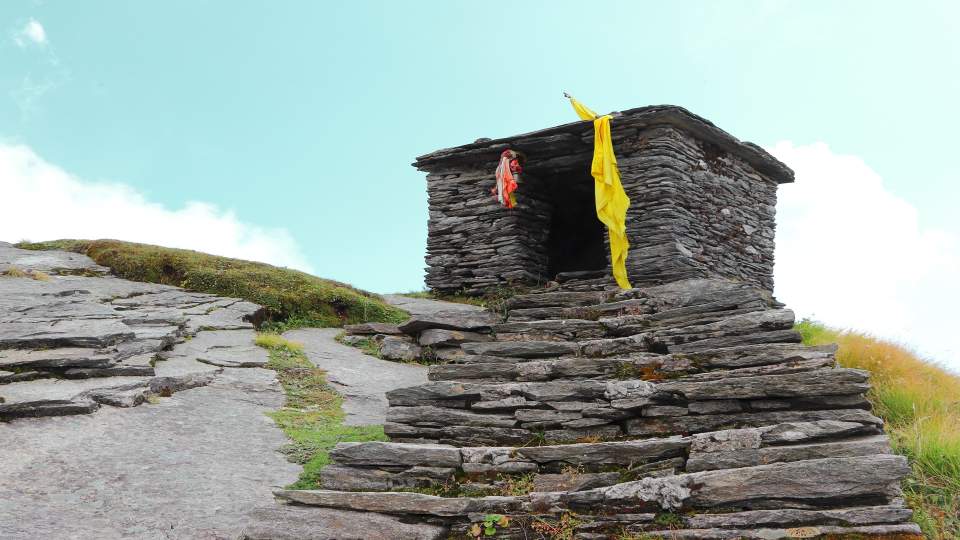
//> input picture HLS_Use_Model/Standalone_HLS_AXI_Example/testcase55.jpg, 1920 x 1080 px (shown at 1/2 size)
$ ./host ../../../../../../HLS_Use_Model/Standalone_HLS_AXI_Example/testcase55.jpg ../../../../../../HLS_Use_Model/Standalone_HLS_AXI_Example/testcase55.jpg 100 100 3   (built with g++ and OpenCV 4)
//> lines starting //> are read from the running program, lines starting //| are printed output that depends on the picture
// [16 lines of licence text are left out]

#define PROFILE

#include <adf/adf_api/XRTConfig.h>
#include <chrono>
#include <common/xf_aie_sw_utils.hpp>
#include <common/xfcvDataMovers.h>
#include <fstream>
#include <stdint.h>
#include <stdio.h>
#include <stdlib.h>
#include <experimental/xrt_kernel.h>
#include <experimental/xrt_graph.h>
#include <xrt/experimental/xrt_aie.h>

#include "graph.cpp"
#include "config.h"
/*
 ******************************************************************************
 * Top level executable
 ******************************************************************************
 */
// reference fn
void pixelwise_select_ref(uint8_t* frame, uint8_t* mask, uint8_t* out, int elements) {
    for (int i = 0; i < elements; i++) out[i] = mask[i] ? frame[i] : 0;
    return;
}

// main fn
int main(int argc, char** argv) {
    // read run parameters-height, width, iteration, image path
    if (argc < 3) {
        std::stringstream errorMessage;
        errorMessage << argv[0] << " <xclbin> <inputImage>  "
                                   "[width] [height] [iterations]";
        std::cerr << errorMessage.str();
        throw std::invalid_argument(errorMessage.str());
    }

    // Initializa device
    const char* xclBinName = argv[1];
    xF::deviceInit(xclBinName);
//> (this line was passed over: xF is not available in this run)

    // Read image
    cv::Mat srcImage;
    srcImage = cv::imread(argv[2], 0);
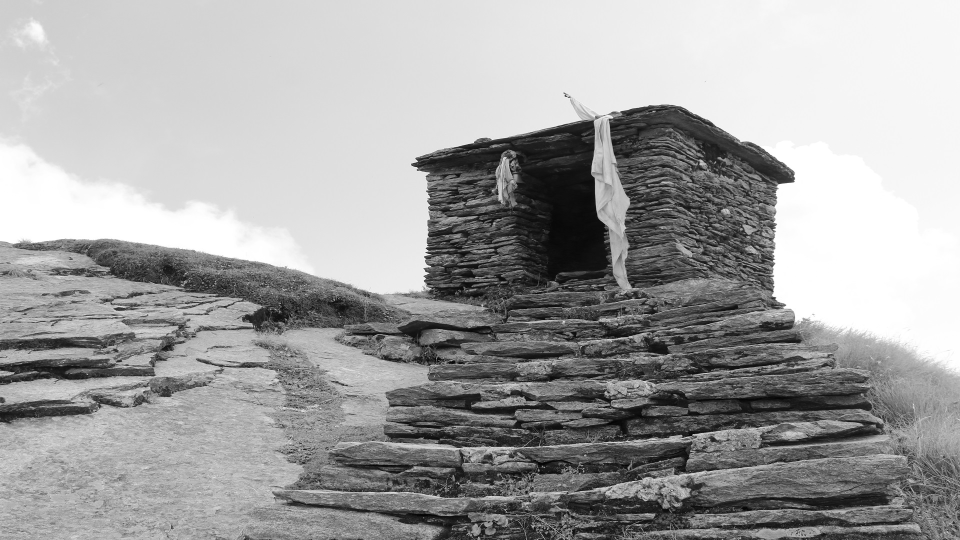
//> srcImage: 1080 rows x 1920 cols, CV_8UC1 (shown at 1/2 size); min 0, max 255, mean 162.1

    int width = srcImage.cols;
//> width = 1920
    if (argc >= 4) width = atoi(argv[3]);
//> width = 100

    int height = srcImage.rows;
//> height = 1080
    if (argc >= 5) height = atoi(argv[4]);
//> height = 100

    int iterations = 1;
    if (argc >= 6) iterations = atoi(argv[5]);
//> iterations = 3

    // Resize image if need be
    if ((width != srcImage.cols) || (height != srcImage.rows)) cv::resize(srcImage, srcImage, cv::Size(width, height));
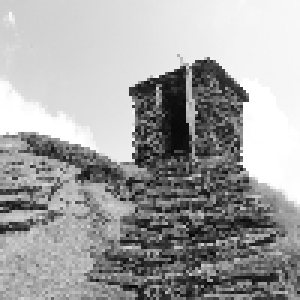
//> srcImage: 100 rows x 100 cols, CV_8UC1 (shown 3 times larger); min 3, max 255, mean 162

    std::cout << "Image size" << std::endl;
    std::cout << srcImage.rows << std::endl;
//| 100
    std::cout << srcImage.cols << std::endl;
//| 100
    std::cout << srcImage.elemSize() << std::endl;
//| 1
    std::cout << "Image size (end)" << std::endl;

    // [7 lines of commented-out code are left out]

    std::vector<uint8_t> frameData;
    frameData.assign(srcImage.data, (srcImage.data + srcImage.total() * srcImage.elemSize()));
//> frameData = 10000 values, max 255 at index 2681, min 3 at index 7863, mean 162
    cv::Mat src1(srcImage.rows, srcImage.cols, CV_8UC1, (void*)frameData.data());

    // mask
    // void* maskData = nullptr;
    // xrt::bo mask_hndl = xrt::bo(xF::gpDhdl, (srcImage.total() * 1), 0, 0);
    // maskData = mask_hndl.map();

    cv::Mat temp(srcImage.rows, srcImage.cols, CV_8UC1);
    for (int i = 0; i < srcImage.total(); i++) temp.data[i] = rand() % 2;
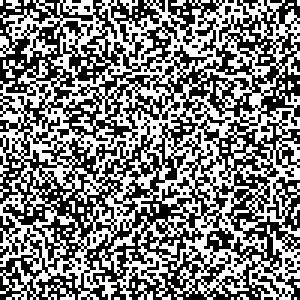
//> temp: 100 rows x 100 cols, CV_8UC1 (shown 3 times larger); values 0 (black) and 1 (white), 49.1% white in thin lines or dots

    std::vector<uint8_t> maskData;
    maskData.assign(temp.data, (temp.data + temp.total()));
    cv::Mat src2(temp.rows, temp.cols, CV_8UC1, (void*)maskData.data());

    // [7 lines of commented-out code are left out]

    std::vector<uint8_t> outData;
    outData.assign(srcImage.rows * srcImage.cols * srcImage.elemSize(), 0);
//> outData = 10000 values from 0 to 0
    cv::Mat dst(srcImage.rows, srcImage.cols, CV_8UC1, (void*)outData.data());
    // run reference fn and compare output
    uint8_t* outref = (uint8_t*)malloc(srcImage.total());
    pixelwise_select_ref((uint8_t*)frameData.data(), (uint8_t*)maskData.data(), outref, srcImage.total());

    // declare tiler and sticher
//> (the run ends here: the program needs code that is not available in this run, at `xF::xfcvDataMovers<xF::TILER, uint8_t, TILE_HEIGHT, TILE_WIDTH, VECTOR..`)
